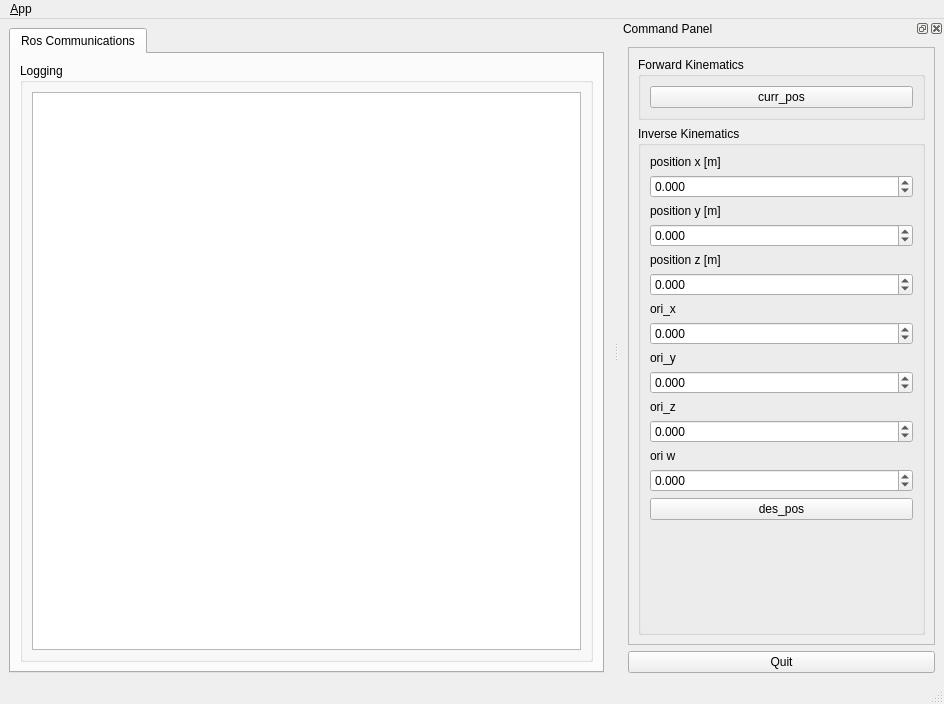
<?xml version="1.0" encoding="UTF-8"?>
<ui version="4.0">
 <class>MainWindowDesign</class>
 <widget class="QMainWindow" name="MainWindowDesign">
  <property name="geometry">
   <rect>
    <x>0</x>
    <y>0</y>
    <width>944</width>
    <height>704</height>
   </rect>
  </property>
  <property name="windowTitle">
   <string>QRosApp</string>
  </property>
  <property name="windowIcon">
   <iconset resource="../../cat_manipulator_gui/resources/images.qrc">
    <normaloff>:/images/icon.png</normaloff>:/images/icon.png</iconset>
  </property>
  <property name="locale">
   <locale language="English" country="Australia"/>
  </property>
  <widget class="QWidget" name="centralwidget">
   <layout class="QHBoxLayout">
    <item>
     <widget class="QTabWidget" name="tab_manager">
      <property name="minimumSize">
       <size>
        <width>100</width>
        <height>0</height>
       </size>
      </property>
      <property name="locale">
       <locale language="English" country="Australia"/>
      </property>
      <property name="currentIndex">
       <number>0</number>
      </property>
      <widget class="QWidget" name="tab_status">
       <attribute name="title">
        <string>Ros Communications</string>
       </attribute>
       <layout class="QVBoxLayout" name="verticalLayout_2">
        <item>
         <widget class="QGroupBox" name="groupBox_12">
          <property name="sizePolicy">
           <sizepolicy hsizetype="MinimumExpanding" vsizetype="Preferred">
            <horstretch>0</horstretch>
            <verstretch>0</verstretch>
           </sizepolicy>
          </property>
          <property name="title">
           <string>Logging</string>
          </property>
          <layout class="QGridLayout" name="gridLayout_3">
           <item row="0" column="0">
            <widget class="QListView" name="view_logging"/>
           </item>
          </layout>
         </widget>
        </item>
       </layout>
      </widget>
     </widget>
    </item>
   </layout>
  </widget>
  <widget class="QMenuBar" name="menubar">
   <property name="geometry">
    <rect>
     <x>0</x>
     <y>0</y>
     <width>944</width>
     <height>25</height>
    </rect>
   </property>
   <widget class="QMenu" name="menu_File">
    <property name="title">
     <string>&amp;App</string>
    </property>
    <addaction name="action_Preferences"/>
    <addaction name="separator"/>
    <addaction name="actionAbout"/>
    <addaction name="actionAbout_Qt"/>
    <addaction name="separator"/>
    <addaction name="action_Quit"/>
   </widget>
   <addaction name="menu_File"/>
  </widget>
  <widget class="QStatusBar" name="statusbar"/>
  <widget class="QDockWidget" name="dock_status">
   <property name="sizePolicy">
    <sizepolicy hsizetype="Minimum" vsizetype="Preferred">
     <horstretch>0</horstretch>
     <verstretch>0</verstretch>
    </sizepolicy>
   </property>
   <property name="minimumSize">
    <size>
     <width>325</width>
     <height>626</height>
    </size>
   </property>
   <property name="allowedAreas">
    <set>Qt::RightDockWidgetArea</set>
   </property>
   <property name="windowTitle">
    <string>Command Panel</string>
   </property>
   <attribute name="dockWidgetArea">
    <number>2</number>
   </attribute>
   <widget class="QWidget" name="dockWidgetContents_2">
    <layout class="QVBoxLayout" name="verticalLayout">
     <item>
      <widget class="QFrame" name="frame">
       <property name="sizePolicy">
        <sizepolicy hsizetype="Minimum" vsizetype="Preferred">
         <horstretch>0</horstretch>
         <verstretch>0</verstretch>
        </sizepolicy>
       </property>
       <property name="frameShape">
        <enum>QFrame::StyledPanel</enum>
       </property>
       <property name="frameShadow">
        <enum>QFrame::Raised</enum>
       </property>
       <layout class="QVBoxLayout" name="verticalLayout_3">
        <item>
         <widget class="QGroupBox" name="FK">
          <property name="title">
           <string>Forward Kinematics</string>
          </property>
          <layout class="QGridLayout" name="gridLayout">
           <item row="0" column="0">
            <widget class="QPushButton" name="currpos_button">
             <property name="text">
              <string>curr_pos</string>
             </property>
            </widget>
           </item>
          </layout>
         </widget>
        </item>
        <item>
         <widget class="QGroupBox" name="IK">
          <property name="title">
           <string>Inverse Kinematics</string>
          </property>
          <layout class="QVBoxLayout" name="verticalLayout_4">
           <item>
            <widget class="QLabel" name="pos_x">
             <property name="text">
              <string>position x [m]</string>
             </property>
            </widget>
           </item>
           <item>
            <widget class="QDoubleSpinBox" name="pos_x_spinbox">
             <property name="decimals">
              <number>3</number>
             </property>
             <property name="minimum">
              <double>-10.000000000000000</double>
             </property>
             <property name="maximum">
              <double>10.000000000000000</double>
             </property>
             <property name="singleStep">
              <double>0.010000000000000</double>
             </property>
            </widget>
           </item>
           <item>
            <widget class="QLabel" name="pos_y">
             <property name="text">
              <string>position y [m]</string>
             </property>
            </widget>
           </item>
           <item>
            <widget class="QDoubleSpinBox" name="pos_y_spinbox">
             <property name="decimals">
              <number>3</number>
             </property>
             <property name="minimum">
              <double>-10.000000000000000</double>
             </property>
             <property name="maximum">
              <double>10.000000000000000</double>
             </property>
             <property name="singleStep">
              <double>0.010000000000000</double>
             </property>
            </widget>
           </item>
           <item>
            <widget class="QLabel" name="pos_z">
             <property name="text">
              <string>position z [m]</string>
             </property>
            </widget>
           </item>
           <item>
            <widget class="QDoubleSpinBox" name="pos_z_spinbox">
             <property name="decimals">
              <number>3</number>
             </property>
             <property name="minimum">
              <double>-10.000000000000000</double>
             </property>
             <property name="maximum">
              <double>10.000000000000000</double>
             </property>
             <property name="singleStep">
              <double>0.010000000000000</double>
             </property>
            </widget>
           </item>
           <item>
            <widget class="QLabel" name="ori_x">
             <property name="text">
              <string>ori_x</string>
             </property>
            </widget>
           </item>
           <item>
            <widget class="QDoubleSpinBox" name="ori_x_spinbox">
             <property name="decimals">
              <number>3</number>
             </property>
             <property name="minimum">
              <double>-360.000000000000000</double>
             </property>
             <property name="maximum">
              <double>360.000000000000000</double>
             </property>
            </widget>
           </item>
           <item>
            <widget class="QLabel" name="ori_y">
             <property name="text">
              <string>ori_y</string>
             </property>
            </widget>
           </item>
           <item>
            <widget class="QDoubleSpinBox" name="ori_y_spinbox">
             <property name="decimals">
              <number>3</number>
             </property>
             <property name="minimum">
              <double>-360.000000000000000</double>
             </property>
             <property name="maximum">
              <double>360.000000000000000</double>
             </property>
            </widget>
           </item>
           <item>
            <widget class="QLabel" name="ori_z">
             <property name="text">
              <string>ori_z</string>
             </property>
            </widget>
           </item>
           <item>
            <widget class="QDoubleSpinBox" name="ori_z_spinbox">
             <property name="decimals">
              <number>3</number>
             </property>
             <property name="minimum">
              <double>-360.000000000000000</double>
             </property>
             <property name="maximum">
              <double>360.000000000000000</double>
             </property>
            </widget>
           </item>
           <item>
            <widget class="QLabel" name="ori_w">
             <property name="text">
              <string>ori w</string>
             </property>
            </widget>
           </item>
           <item>
            <widget class="QDoubleSpinBox" name="ori_w_spinbox">
             <property name="decimals">
              <number>3</number>
             </property>
             <property name="minimum">
              <double>-360.000000000000000</double>
             </property>
             <property name="maximum">
              <double>360.000000000000000</double>
             </property>
            </widget>
           </item>
           <item>
            <widget class="QPushButton" name="despos_button">
             <property name="text">
              <string>des_pos</string>
             </property>
            </widget>
           </item>
           <item>
            <spacer name="verticalSpacer">
             <property name="orientation">
              <enum>Qt::Vertical</enum>
             </property>
             <property name="sizeHint" stdset="0">
              <size>
               <width>20</width>
               <height>40</height>
              </size>
             </property>
            </spacer>
           </item>
          </layout>
         </widget>
        </item>
       </layout>
      </widget>
     </item>
     <item>
      <widget class="QPushButton" name="quit_button">
       <property name="sizePolicy">
        <sizepolicy hsizetype="MinimumExpanding" vsizetype="Fixed">
         <horstretch>0</horstretch>
         <verstretch>0</verstretch>
        </sizepolicy>
       </property>
       <property name="text">
        <string>Quit</string>
       </property>
      </widget>
     </item>
    </layout>
   </widget>
  </widget>
  <action name="action_Quit">
   <property name="text">
    <string>&amp;Quit</string>
   </property>
   <property name="shortcut">
    <string>Ctrl+Q</string>
   </property>
   <property name="shortcutContext">
    <enum>Qt::ApplicationShortcut</enum>
   </property>
  </action>
  <action name="action_Preferences">
   <property name="text">
    <string>&amp;Preferences</string>
   </property>
  </action>
  <action name="actionAbout">
   <property name="text">
    <string>&amp;About</string>
   </property>
  </action>
  <action name="actionAbout_Qt">
   <property name="text">
    <string>About &amp;Qt</string>
   </property>
  </action>
 </widget>
 <resources>
  <include location="../../cat_manipulator_gui/resources/images.qrc"/>
 </resources>
 <connections>
  <connection>
   <sender>action_Quit</sender>
   <signal>triggered()</signal>
   <receiver>MainWindowDesign</receiver>
   <slot>close()</slot>
   <hints>
    <hint type="sourcelabel">
     <x>-1</x>
     <y>-1</y>
    </hint>
    <hint type="destinationlabel">
     <x>399</x>
     <y>299</y>
    </hint>
   </hints>
  </connection>
  <connection>
   <sender>quit_button</sender>
   <signal>clicked()</signal>
   <receiver>MainWindowDesign</receiver>
   <slot>close()</slot>
   <hints>
    <hint type="sourcelabel">
     <x>859</x>
     <y>552</y>
    </hint>
    <hint type="destinationlabel">
     <x>469</x>
     <y>299</y>
    </hint>
   </hints>
  </connection>
 </connections>
</ui>
